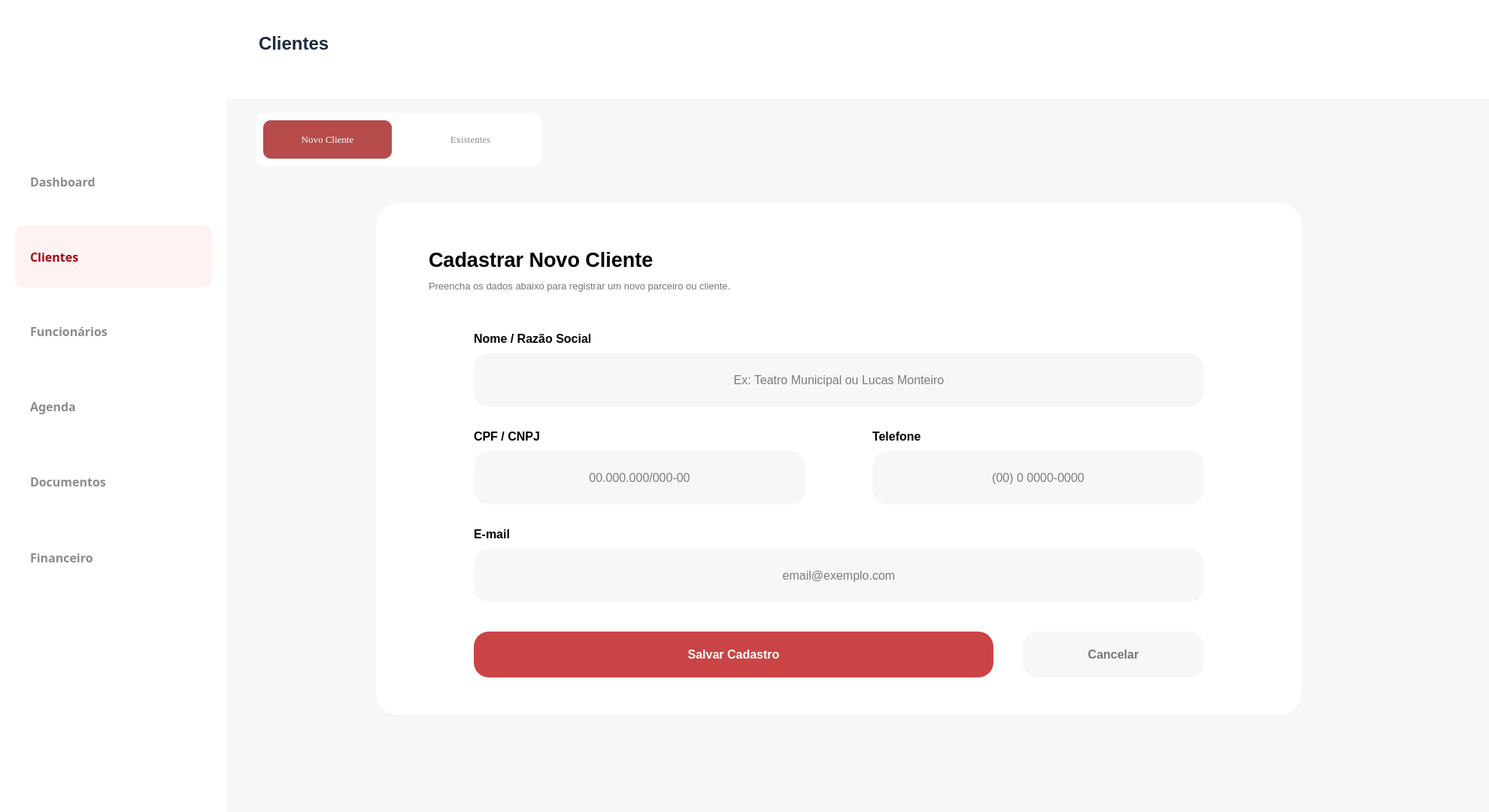
<?xml version="1.0" encoding="UTF-8"?>
<ui version="4.0">
 <class>Form</class>
 <widget class="QWidget" name="Form">
  <property name="geometry">
   <rect>
    <x>0</x>
    <y>0</y>
    <width>1980</width>
    <height>1080</height>
   </rect>
  </property>
  <property name="windowTitle">
   <string>Form</string>
  </property>
  <widget class="QFrame" name="frame_2">
   <property name="geometry">
    <rect>
     <x>0</x>
     <y>0</y>
     <width>1981</width>
     <height>131</height>
    </rect>
   </property>
   <property name="styleSheet">
    <string notr="true">background-color: rgb(255,255,255);
border:none;</string>
   </property>
   <property name="frameShape">
    <enum>QFrame::StyledPanel</enum>
   </property>
   <property name="frameShadow">
    <enum>QFrame::Raised</enum>
   </property>
   <widget class="QTextBrowser" name="textBrowser_2">
    <property name="geometry">
     <rect>
      <x>340</x>
      <y>40</y>
      <width>256</width>
      <height>51</height>
     </rect>
    </property>
    <property name="autoFillBackground">
     <bool>false</bool>
    </property>
    <property name="styleSheet">
     <string notr="true">border: 0px;
color:rgb(29, 41, 61);</string>
    </property>
    <property name="html">
     <string>&lt;!DOCTYPE HTML PUBLIC &quot;-//W3C//DTD HTML 4.0//EN&quot; &quot;http://www.w3.org/TR/REC-html40/strict.dtd&quot;&gt;
&lt;html&gt;&lt;head&gt;&lt;meta name=&quot;qrichtext&quot; content=&quot;1&quot; /&gt;&lt;style type=&quot;text/css&quot;&gt;
p, li { white-space: pre-wrap; }
&lt;/style&gt;&lt;/head&gt;&lt;body style=&quot; font-family:'MS Shell Dlg 2'; font-size:8.25pt; font-weight:400; font-style:normal;&quot;&gt;
&lt;p style=&quot; margin-top:0px; margin-bottom:0px; margin-left:0px; margin-right:0px; -qt-block-indent:0; text-indent:0px;&quot;&gt;&lt;span style=&quot; font-size:18pt; font-weight:600;&quot;&gt;Clientes&lt;/span&gt;&lt;/p&gt;&lt;/body&gt;&lt;/html&gt;</string>
    </property>
   </widget>
  </widget>
  <widget class="QFrame" name="frame_3">
   <property name="geometry">
    <rect>
     <x>300</x>
     <y>130</y>
     <width>1681</width>
     <height>951</height>
    </rect>
   </property>
   <property name="toolTip">
    <string/>
   </property>
   <property name="styleSheet">
    <string notr="true">background-color: rgb(247, 247, 247);
</string>
   </property>
   <property name="frameShape">
    <enum>QFrame::StyledPanel</enum>
   </property>
   <property name="frameShadow">
    <enum>QFrame::Raised</enum>
   </property>
   <widget class="QFrame" name="Frame_Cliente">
    <property name="geometry">
     <rect>
      <x>200</x>
      <y>140</y>
      <width>1231</width>
      <height>681</height>
     </rect>
    </property>
    <property name="layoutDirection">
     <enum>Qt::RightToLeft</enum>
    </property>
    <property name="styleSheet">
     <string notr="true">#Frame_Cliente {
	background-color: white;
    border-radius: 30%;
	padding: 8px;
}
</string>
    </property>
    <property name="frameShape">
     <enum>QFrame::StyledPanel</enum>
    </property>
    <property name="frameShadow">
     <enum>QFrame::Raised</enum>
    </property>
    <widget class="QLabel" name="label">
     <property name="geometry">
      <rect>
       <x>70</x>
       <y>40</y>
       <width>451</width>
       <height>71</height>
      </rect>
     </property>
     <property name="font">
      <font>
       <pointsize>20</pointsize>
       <weight>75</weight>
       <bold>true</bold>
      </font>
     </property>
     <property name="styleSheet">
      <string notr="true">background-color: transparent;</string>
     </property>
     <property name="text">
      <string>Cadastrar Novo Cliente</string>
     </property>
    </widget>
    <widget class="QLabel" name="label_2">
     <property name="geometry">
      <rect>
       <x>70</x>
       <y>100</y>
       <width>521</width>
       <height>21</height>
      </rect>
     </property>
     <property name="font">
      <font>
       <pointsize>10</pointsize>
       <weight>50</weight>
       <bold>false</bold>
      </font>
     </property>
     <property name="styleSheet">
      <string notr="true">background-color: transparent;
color: rgb(118, 118, 118);</string>
     </property>
     <property name="text">
      <string>Preencha os dados abaixo para registrar um novo parceiro ou cliente.</string>
     </property>
    </widget>
    <widget class="QLineEdit" name="lineEdit_1">
     <property name="geometry">
      <rect>
       <x>130</x>
       <y>200</y>
       <width>971</width>
       <height>71</height>
      </rect>
     </property>
     <property name="font">
      <font>
       <pointsize>12</pointsize>
       <weight>50</weight>
       <bold>false</bold>
      </font>
     </property>
     <property name="styleSheet">
      <string notr="true">background-color: rgb(247, 247, 247);
border-radius: 20px;
border-color:rgb(202, 202, 202);</string>
     </property>
     <property name="text">
      <string/>
     </property>
     <property name="cursorPosition">
      <number>0</number>
     </property>
     <property name="alignment">
      <set>Qt::AlignCenter</set>
     </property>
     <property name="readOnly">
      <bool>false</bool>
     </property>
     <property name="placeholderText">
      <string notr="true">Ex: Teatro Municipal ou Lucas Monteiro</string>
     </property>
     <property name="clearButtonEnabled">
      <bool>false</bool>
     </property>
    </widget>
    <widget class="QLineEdit" name="lineEdit_4">
     <property name="geometry">
      <rect>
       <x>130</x>
       <y>460</y>
       <width>971</width>
       <height>71</height>
      </rect>
     </property>
     <property name="font">
      <font>
       <pointsize>12</pointsize>
       <weight>50</weight>
       <bold>false</bold>
      </font>
     </property>
     <property name="styleSheet">
      <string notr="true">background-color: rgb(247, 247, 247);
border-radius: 20px;
border-color:rgb(202, 202, 202);</string>
     </property>
     <property name="text">
      <string/>
     </property>
     <property name="alignment">
      <set>Qt::AlignCenter</set>
     </property>
     <property name="placeholderText">
      <string>email@exemplo.com</string>
     </property>
    </widget>
    <widget class="QLineEdit" name="lineEdit_2">
     <property name="geometry">
      <rect>
       <x>130</x>
       <y>330</y>
       <width>441</width>
       <height>71</height>
      </rect>
     </property>
     <property name="font">
      <font>
       <pointsize>12</pointsize>
       <weight>50</weight>
       <bold>false</bold>
      </font>
     </property>
     <property name="styleSheet">
      <string notr="true">background-color: rgb(247, 247, 247);
border-radius: 20px;
border-color:rgb(202, 202, 202);</string>
     </property>
     <property name="text">
      <string/>
     </property>
     <property name="alignment">
      <set>Qt::AlignCenter</set>
     </property>
     <property name="placeholderText">
      <string>00.000.000/000-00</string>
     </property>
    </widget>
    <widget class="QLineEdit" name="lineEdit_3">
     <property name="geometry">
      <rect>
       <x>660</x>
       <y>330</y>
       <width>441</width>
       <height>71</height>
      </rect>
     </property>
     <property name="font">
      <font>
       <pointsize>12</pointsize>
       <weight>50</weight>
       <bold>false</bold>
      </font>
     </property>
     <property name="styleSheet">
      <string notr="true">background-color: rgb(247, 247, 247);
border-radius: 20px;
border-color:rgb(202, 202, 202);</string>
     </property>
     <property name="text">
      <string/>
     </property>
     <property name="alignment">
      <set>Qt::AlignCenter</set>
     </property>
     <property name="placeholderText">
      <string>(00) 0 0000-0000</string>
     </property>
    </widget>
    <widget class="QLabel" name="label_3">
     <property name="geometry">
      <rect>
       <x>130</x>
       <y>170</y>
       <width>231</width>
       <height>21</height>
      </rect>
     </property>
     <property name="font">
      <font>
       <pointsize>12</pointsize>
       <weight>75</weight>
       <bold>true</bold>
      </font>
     </property>
     <property name="styleSheet">
      <string notr="true">background-color: transparent;</string>
     </property>
     <property name="text">
      <string>Nome / Razão Social</string>
     </property>
    </widget>
    <widget class="QLabel" name="label_4">
     <property name="geometry">
      <rect>
       <x>130</x>
       <y>300</y>
       <width>121</width>
       <height>21</height>
      </rect>
     </property>
     <property name="font">
      <font>
       <pointsize>12</pointsize>
       <weight>75</weight>
       <bold>true</bold>
      </font>
     </property>
     <property name="styleSheet">
      <string notr="true">background-color: transparent;</string>
     </property>
     <property name="text">
      <string>CPF / CNPJ</string>
     </property>
    </widget>
    <widget class="QLabel" name="label_5">
     <property name="geometry">
      <rect>
       <x>660</x>
       <y>300</y>
       <width>91</width>
       <height>21</height>
      </rect>
     </property>
     <property name="font">
      <font>
       <pointsize>12</pointsize>
       <weight>75</weight>
       <bold>true</bold>
      </font>
     </property>
     <property name="styleSheet">
      <string notr="true">background-color: transparent;</string>
     </property>
     <property name="text">
      <string>Telefone</string>
     </property>
    </widget>
    <widget class="QLabel" name="label_7">
     <property name="geometry">
      <rect>
       <x>130</x>
       <y>430</y>
       <width>91</width>
       <height>21</height>
      </rect>
     </property>
     <property name="font">
      <font>
       <pointsize>12</pointsize>
       <weight>75</weight>
       <bold>true</bold>
      </font>
     </property>
     <property name="styleSheet">
      <string notr="true">background-color: transparent;</string>
     </property>
     <property name="text">
      <string>E-mail</string>
     </property>
    </widget>
    <widget class="QPushButton" name="pushButton_3">
     <property name="geometry">
      <rect>
       <x>130</x>
       <y>570</y>
       <width>691</width>
       <height>61</height>
      </rect>
     </property>
     <property name="font">
      <font>
       <pointsize>12</pointsize>
       <weight>75</weight>
       <bold>true</bold>
      </font>
     </property>
     <property name="cursor">
      <cursorShape>PointingHandCursor</cursorShape>
     </property>
     <property name="styleSheet">
      <string notr="true">QPushButton{
background-color: rgb(202, 68, 69);
color: white;
border-radius: 20px
}
QPushButton:hover{
background-color:rgb(182, 75, 75);
}</string>
     </property>
     <property name="text">
      <string>Salvar Cadastro</string>
     </property>
    </widget>
    <widget class="QPushButton" name="pushButton_4">
     <property name="geometry">
      <rect>
       <x>860</x>
       <y>570</y>
       <width>241</width>
       <height>61</height>
      </rect>
     </property>
     <property name="font">
      <font>
       <pointsize>12</pointsize>
       <weight>75</weight>
       <bold>true</bold>
      </font>
     </property>
     <property name="cursor">
      <cursorShape>PointingHandCursor</cursorShape>
     </property>
     <property name="styleSheet">
      <string notr="true">QPushButton {
	text-align: center;
    background-color: rgb(247, 247, 247);;
    color:  rgb(118, 118, 118);
    border-radius: 20px;
}

QPushButton:hover {
    background-color: rgb(234, 234, 234);
}</string>
     </property>
     <property name="text">
      <string>Cancelar</string>
     </property>
    </widget>
   </widget>
   <widget class="QFrame" name="frame_4">
    <property name="geometry">
     <rect>
      <x>40</x>
      <y>20</y>
      <width>381</width>
      <height>71</height>
     </rect>
    </property>
    <property name="styleSheet">
     <string notr="true">background-color: white;
border-radius: 14px;</string>
    </property>
    <property name="frameShape">
     <enum>QFrame::StyledPanel</enum>
    </property>
    <property name="frameShadow">
     <enum>QFrame::Raised</enum>
    </property>
    <widget class="QPushButton" name="pushButton_5">
     <property name="geometry">
      <rect>
       <x>200</x>
       <y>10</y>
       <width>171</width>
       <height>51</height>
      </rect>
     </property>
     <property name="font">
      <font>
       <family>Georgia</family>
       <pointsize>10</pointsize>
      </font>
     </property>
     <property name="styleSheet">
      <string notr="true">QPushButton {
    text-align: center;
    background-color: white;
    color: rgb(139,139,139);
    border-radius: 10px;
}

QPushButton:hover {
    background-color: rgb(247,247,247);
}

QPushButton:pressed {
    background-color: rgb(182,75,75);
    color: white;
}</string>
     </property>
     <property name="text">
      <string>Existentes</string>
     </property>
     <property name="icon">
      <iconset>
       <normaloff>../Source/utilizador.png</normaloff>../Source/utilizador.png</iconset>
     </property>
     <property name="iconSize">
      <size>
       <width>20</width>
       <height>20</height>
      </size>
     </property>
    </widget>
    <widget class="QPushButton" name="btn_novo_cliente">
     <property name="geometry">
      <rect>
       <x>10</x>
       <y>10</y>
       <width>171</width>
       <height>51</height>
      </rect>
     </property>
     <property name="font">
      <font>
       <family>Georgia</family>
       <pointsize>10</pointsize>
      </font>
     </property>
     <property name="styleSheet">
      <string notr="true">QPushButton {
	text-align: center;
    background-color: rgb(182,75,75);
    color:  white;
    border-radius: 10px;
}
</string>
     </property>
     <property name="text">
      <string>Novo Cliente</string>
     </property>
     <property name="icon">
      <iconset>
       <normaloff>../Source/botao-adicionar.png</normaloff>../Source/botao-adicionar.png</iconset>
     </property>
     <property name="iconSize">
      <size>
       <width>20</width>
       <height>20</height>
      </size>
     </property>
    </widget>
   </widget>
  </widget>
  <widget class="QFrame" name="menu_lateral">
   <property name="geometry">
    <rect>
     <x>0</x>
     <y>0</y>
     <width>301</width>
     <height>1081</height>
    </rect>
   </property>
   <property name="styleSheet">
    <string notr="true">background-color: rgb(255,255,255);
border: none;</string>
   </property>
   <widget class="QPushButton" name="btn_abrir_dashboard_menu">
    <property name="geometry">
     <rect>
      <x>20</x>
      <y>200</y>
      <width>261</width>
      <height>82</height>
     </rect>
    </property>
    <property name="font">
     <font>
      <family>Segoe UI Semibold</family>
      <pointsize>12</pointsize>
      <weight>75</weight>
      <bold>true</bold>
     </font>
    </property>
    <property name="cursor">
     <cursorShape>PointingHandCursor</cursorShape>
    </property>
    <property name="layoutDirection">
     <enum>Qt::LeftToRight</enum>
    </property>
    <property name="styleSheet">
     <string notr="true">QPushButton {
    text-align: left;
    padding-left: 20px;
    min-height: 42px;
    background-color: white;
    color: rgb(139,139,139);
    border-radius: 10px;
}

QPushButton:hover {
    background-color: rgb(247,247,247);
}

QPushButton:pressed {
    background-color: rgb(182,75,75);
    color: white;
}</string>
    </property>
    <property name="text">
     <string>Dashboard</string>
    </property>
    <property name="icon">
     <iconset>
      <normaloff>../Source/dashboard.svg</normaloff>../Source/dashboard.svg</iconset>
    </property>
    <property name="iconSize">
     <size>
      <width>50</width>
      <height>50</height>
     </size>
    </property>
   </widget>
   <widget class="QPushButton" name="btn_abrir_cliente_menu">
    <property name="geometry">
     <rect>
      <x>20</x>
      <y>300</y>
      <width>261</width>
      <height>82</height>
     </rect>
    </property>
    <property name="font">
     <font>
      <family>Segoe UI Semibold</family>
      <pointsize>12</pointsize>
      <weight>75</weight>
      <bold>true</bold>
     </font>
    </property>
    <property name="cursor">
     <cursorShape>PointingHandCursor</cursorShape>
    </property>
    <property name="styleSheet">
     <string notr="true">QPushButton {
	text-align: left;
	padding: 20px;
    min-height: 42px;
    background-color: rgb(254, 242, 242);
    color:  rgb(159, 7, 18);
    border-radius: 10px;
}
</string>
    </property>
    <property name="text">
     <string>Clientes</string>
    </property>
    <property name="icon">
     <iconset>
      <normaloff>../Source/clientes.svg</normaloff>../Source/clientes.svg</iconset>
    </property>
    <property name="iconSize">
     <size>
      <width>40</width>
      <height>40</height>
     </size>
    </property>
   </widget>
   <widget class="QPushButton" name="btn_abrir_funcionario_menu">
    <property name="geometry">
     <rect>
      <x>20</x>
      <y>400</y>
      <width>261</width>
      <height>80</height>
     </rect>
    </property>
    <property name="font">
     <font>
      <family>Segoe UI Semibold</family>
      <pointsize>12</pointsize>
      <weight>75</weight>
      <bold>true</bold>
     </font>
    </property>
    <property name="cursor">
     <cursorShape>PointingHandCursor</cursorShape>
    </property>
    <property name="styleSheet">
     <string notr="true">QPushButton {
    text-align: left;
    padding-left: 20px;
    min-height: 42px;
    background-color: white;
    color: rgb(139,139,139);
    border-radius: 10px;
}

QPushButton:hover {
    background-color: rgb(247,247,247);
}

QPushButton:pressed {
    background-color: rgb(182,75,75);
    color: white;
}</string>
    </property>
    <property name="text">
     <string>Funcionários</string>
    </property>
    <property name="icon">
     <iconset>
      <normaloff>../Source/funcionarios.svg</normaloff>../Source/funcionarios.svg</iconset>
    </property>
    <property name="iconSize">
     <size>
      <width>40</width>
      <height>40</height>
     </size>
    </property>
   </widget>
   <widget class="QPushButton" name="btn_abrir_agenda_menu">
    <property name="geometry">
     <rect>
      <x>20</x>
      <y>500</y>
      <width>261</width>
      <height>80</height>
     </rect>
    </property>
    <property name="font">
     <font>
      <family>Segoe UI Semibold</family>
      <pointsize>12</pointsize>
      <weight>75</weight>
      <bold>true</bold>
     </font>
    </property>
    <property name="cursor">
     <cursorShape>PointingHandCursor</cursorShape>
    </property>
    <property name="styleSheet">
     <string notr="true">QPushButton {
	text-align: left;
	padding: 20px;
    min-height: 40px;
    background-color: white;
    color:  rgb(139, 139, 139);
    border-radius: 10px;
}

QPushButton:hover {
    background-color: rgb(247, 247, 247);
	color: rgb(139, 139, 139);
}

QPushButton:pressed {
    background-color: rgb(182, 75, 75);
	color: white;
}</string>
    </property>
    <property name="text">
     <string>Agenda</string>
    </property>
    <property name="icon">
     <iconset>
      <normaloff>../Source/agenda.svg</normaloff>../Source/agenda.svg</iconset>
    </property>
    <property name="iconSize">
     <size>
      <width>50</width>
      <height>50</height>
     </size>
    </property>
   </widget>
   <widget class="QPushButton" name="btn_abrir_documento_menu">
    <property name="geometry">
     <rect>
      <x>20</x>
      <y>600</y>
      <width>261</width>
      <height>80</height>
     </rect>
    </property>
    <property name="font">
     <font>
      <family>Segoe UI Semibold</family>
      <pointsize>12</pointsize>
      <weight>75</weight>
      <bold>true</bold>
     </font>
    </property>
    <property name="cursor">
     <cursorShape>PointingHandCursor</cursorShape>
    </property>
    <property name="styleSheet">
     <string notr="true">QPushButton {
	text-align: left;
	padding: 20px;
    background-color: white;
    color:  rgb(139, 139, 139);
    border-radius: 10px;
}

QPushButton:hover {
    background-color: rgb(247, 247, 247);
	color: rgb(139, 139, 139);
}

QPushButton:pressed {
    background-color: rgb(182, 75, 75);
	color: white;
}</string>
    </property>
    <property name="text">
     <string>Documentos</string>
    </property>
    <property name="icon">
     <iconset>
      <normaloff>../Source/documentos.svg</normaloff>../Source/documentos.svg</iconset>
    </property>
    <property name="iconSize">
     <size>
      <width>50</width>
      <height>50</height>
     </size>
    </property>
   </widget>
   <widget class="QLabel" name="logo">
    <property name="geometry">
     <rect>
      <x>40</x>
      <y>10</y>
      <width>191</width>
      <height>181</height>
     </rect>
    </property>
    <property name="text">
     <string notr="true"/>
    </property>
    <property name="pixmap">
     <pixmap>../Source/Cenicos.jpg</pixmap>
    </property>
    <property name="scaledContents">
     <bool>true</bool>
    </property>
   </widget>
   <widget class="QPushButton" name="btn_abrir_financeiro_menu">
    <property name="geometry">
     <rect>
      <x>20</x>
      <y>700</y>
      <width>261</width>
      <height>82</height>
     </rect>
    </property>
    <property name="font">
     <font>
      <family>Segoe UI Semibold</family>
      <pointsize>12</pointsize>
      <weight>75</weight>
      <bold>true</bold>
     </font>
    </property>
    <property name="cursor">
     <cursorShape>PointingHandCursor</cursorShape>
    </property>
    <property name="styleSheet">
     <string notr="true">QPushButton {
    text-align: left;
    padding-left: 20px;
    min-height: 42px;
    background-color: white;
    color: rgb(139,139,139);
    border-radius: 10px;
}

QPushButton:hover {
    background-color: rgb(247,247,247);
}

QPushButton:pressed {
    background-color: rgb(182,75,75);
    color: white;
}</string>
    </property>
    <property name="text">
     <string>Financeiro</string>
    </property>
    <property name="icon">
     <iconset>
      <normaloff>../Source/financeiro.svg</normaloff>../Source/financeiro.svg</iconset>
    </property>
    <property name="iconSize">
     <size>
      <width>50</width>
      <height>50</height>
     </size>
    </property>
   </widget>
  </widget>
  <zorder>frame_3</zorder>
  <zorder>frame_2</zorder>
  <zorder>menu_lateral</zorder>
 </widget>
 <resources/>
 <connections/>
</ui>
